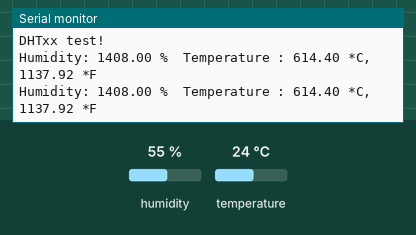
This program was run on a simulated Arduino Uno, built with avr-gcc and run on an emulated ATmega328P. Parts: the last lines printed to the serial monitor. Wiring (inferred from the names in the program): DHT11 sensor: data pin 2. The test bench sets the inputs (shaded band); at power-on: humidity 55 %, temperature 24 °C.

Above: at 5.3 s.
5.4 s: humidity set to 22 %
At 8.3 s:
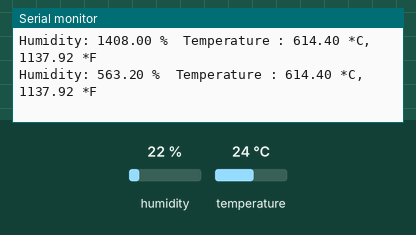
8.8 s: temperature set to 12 °C
At 10.4 s:
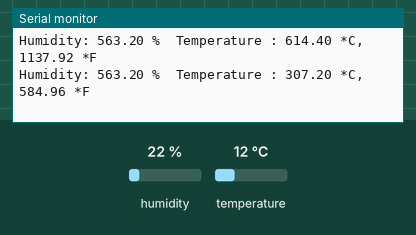
12.2 s: humidity set to 40 %
At 14.6 s:
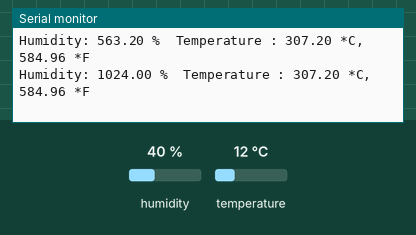
Timing chart, 0 to 16.1 s (numbered marks = the images above; inputs shaded):
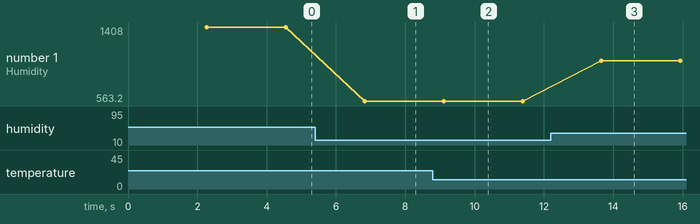

Measured:
- after the input at 5.4 s, the serial monitor: prints a new line after 1.4 s (image 1)
- after the input at 8.8 s, the serial monitor: prints a new line after 0.31 s (image 2)
- after the input at 12.2 s, the serial monitor: prints a new line after 1.5 s (image 3)
- plotted number 1: 1408 → 563.2 after the input at 5.4 s, 563.2 → 1024 after the input at 12.2 s

The program:

main.cpp
```cpp
/*
 * main.cpp
 *
 *  Created on: Jun 7, 2015
 *      Author: toanthanh
 */


#include <Arduino.h>
#include <DHT.h>

#define DHTPIN 2     // what pin we're connected to

// Uncomment whatever type you're using!
//#define DHTTYPE DHT11   // DHT 11
#define DHTTYPE DHT22   // DHT 22  (AM2302)
//#define DHTTYPE DHT21   // DHT 21 (AM2301)

// Connect pin 1 (on the left) of the sensor to +5V
// NOTE: If using a board with 3.3V logic like an Arduino Due connect pin 1
// to 3.3V instead of 5V!
// Connect pin 2 of the sensor to whatever your DHTPIN is
// Connect pin 4 (on the right) of the sensor to GROUND
// Connect a 10K resistor from pin 2 (data) to pin 1 (power) of the sensor

// Initialize DHT sensor for normal 16mhz Arduino
DHT dht(DHTPIN, DHTTYPE);
// NOTE: For working with a faster chip, like an Arduino Due or Teensy, you
// might need to increase the threshold for cycle counts considered a 1 or 0.
// You can do this by passing a 3rd parameter for this threshold.  It's a bit
// of fiddling to find the right value, but in general the faster the CPU the
// higher the value.  The default for a 16mhz AVR is a value of 6.  For an
// Arduino Due that runs at 84mhz a value of 30 works.
// Example to initialize DHT sensor for Arduino Due:
//DHT dht(DHTPIN, DHTTYPE, 30);

void setup() {
  Serial.begin(9600);
  Serial.println("DHTxx test!");

  dht.begin();
}

void loop() {
  // Wait a few seconds between measurements.
  delay(2000);

  // Reading temperature or humidity takes about 250 milliseconds!
  // Sensor readings may also be up to 2 seconds 'old' (its a very slow sensor)
  float h = dht.readHumidity();
  // Read temperature as Celsius
  float t = dht.readTemperature();
  // Read temperature as Fahrenheit
  float f = dht.readTemperature(true);

  // Check if any reads failed and exit early (to try again).
  if (isnan(h) || isnan(t) || isnan(f)) {
    Serial.println("Failed to read from DHT sensor!");
    return;
  }

  Serial.print("Humidity: ");
    Serial.print(h);
    Serial.print(" %\t");
    Serial.print("Temperature : ");
    Serial.print(t);
    Serial.print(" *C, ");
    Serial.print(f);
    Serial.println(" *F ");
}
```
